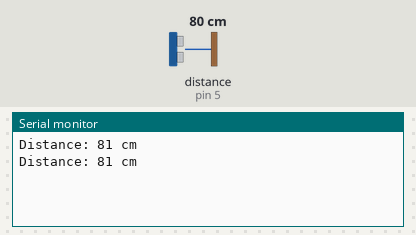
A sketch run on a simulated Arduino Uno, built with avr-gcc and run on an emulated ATmega328P. On the bench: the last lines printed to the serial monitor. The inputs (shaded band) are chosen by the test bench; at power-on: distance to the obstacle (sensor on pin 5) 80 cm. The echo pulse lasts 58.3 µs per cm.

Above: at 1.8 s.
1.9 s: distance to the obstacle (sensor on pin 5) set to 95 cm
At 2.8 s:
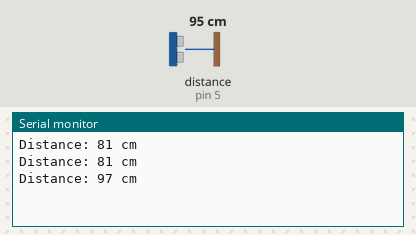
3.4 s: distance to the obstacle (sensor on pin 5) set to 104 cm
At 4.8 s:
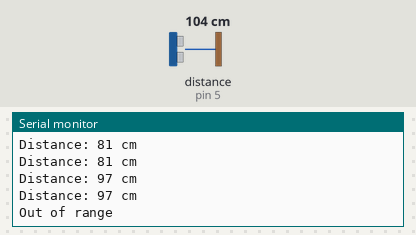

The sketch:

Ultrasonic.ino
```cpp
#include <NewPing.h>

// Define the pins for the Ultrasonic Sensor
#define TRIG_PIN 5
#define ECHO_PIN 5

// Maximum distance we want to measure (in centimeters)
#define MAX_DISTANCE 100

// Create a NewPing object to interface with the sensor
NewPing sonar(TRIG_PIN, ECHO_PIN, MAX_DISTANCE);

void setup() {
  // Initialize serial communication for debugging
  Serial.begin(115200);
}

void loop() {
  // Measure distance using the ultrasonic sensor
  unsigned int distance = sonar.ping_cm();

  // Print the measured distance
  if (distance == 0) {
    Serial.println("Out of range");
  } else {
    Serial.print("Distance: ");
    Serial.print(distance);
    Serial.println(" cm");
  }

  // Wait a little before taking the next measurement
  delay(1000);
}
```

Measured:
- the behaviour switches between 100 and 101 cm on distance to the obstacle (sensor on pin 5) (found by bisection; images 1 and 2)
- after the input at 1.9 s, the serial monitor: prints a new line after 0.12 s (image 1)
- after the input at 3.4 s, the serial monitor: prints a new line after 0.63 s (image 2)
